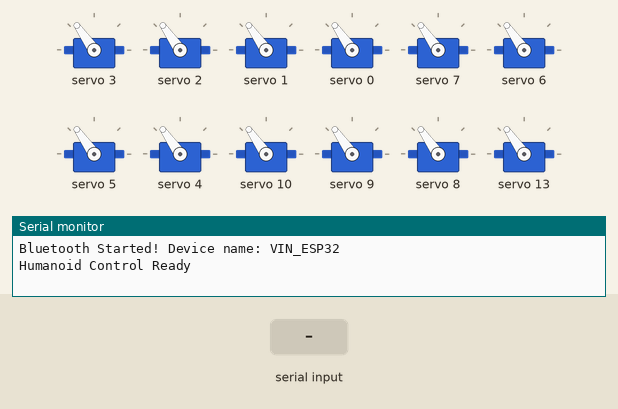
This sketch was run on a simulated ESP32. On the bench: 12 × servo, the last lines printed to the serial monitor. The test bench sets the inputs (shaded band). Nothing arrives over Bluetooth unless stated.

Above: at 1.3 s.
1.4 s: "go\n" received over the second serial link
At 2.0 s:
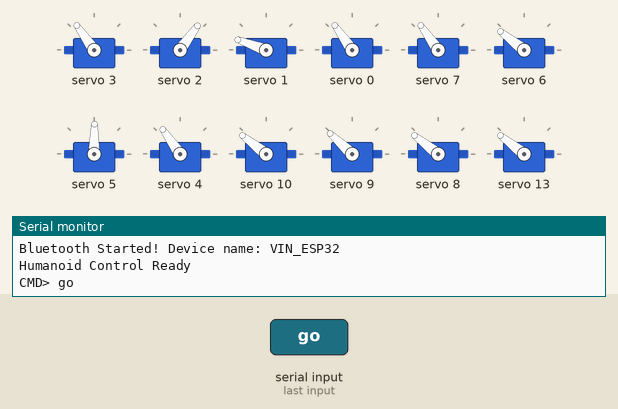
4.4 s: "up\n" received over the second serial link
At 5.2 s:
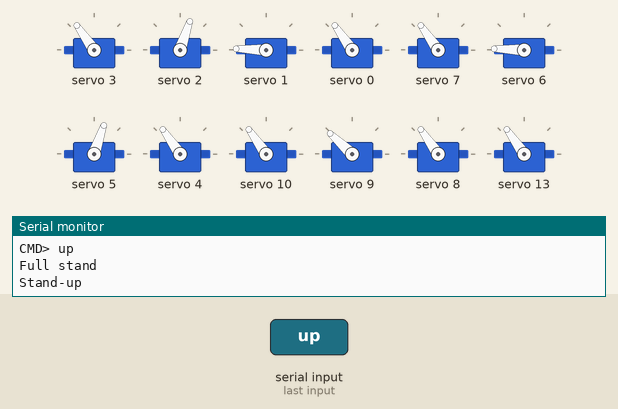
5.9 s: "down\n" received over the second serial link
At 6.4 s:
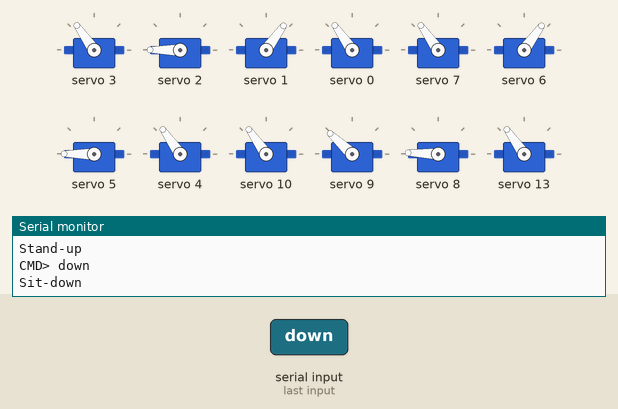
7.4 s: "left\n" received over the second serial link
At 8.2 s:
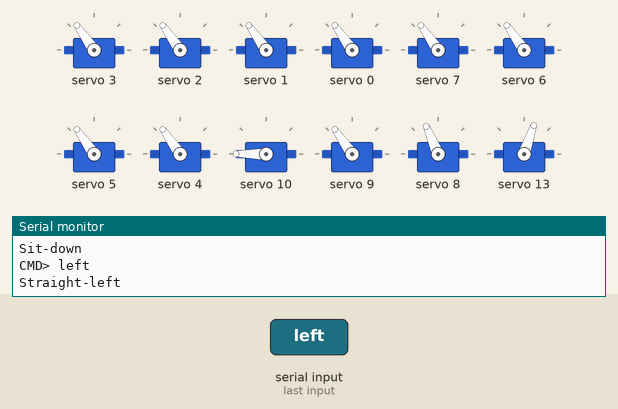
8.9 s: "right\n" received over the second serial link
At 9.3 s:
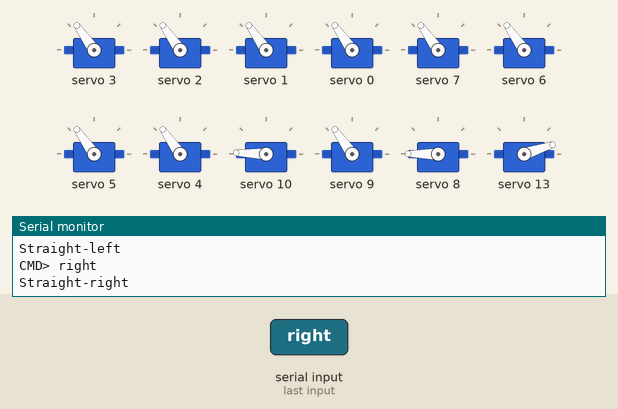
10.4 s: "guard\n" received over the second serial link
At 11.6 s:
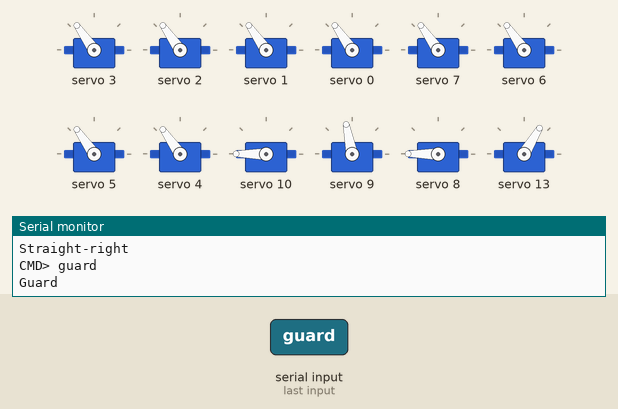
Timing chart, 0 to 12.9 s (numbered marks = the images above; inputs shaded):
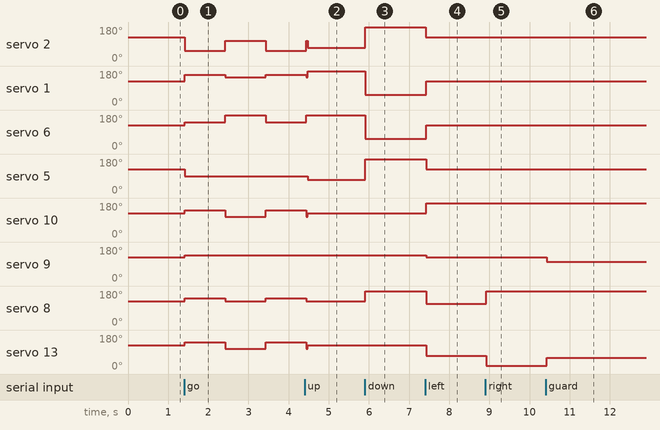

Measured:
- after the input at 1.4 s, servo 2: 125° → 54° at once, → 107° 1.0 s later, → 54° 1.0 s later; servo 1: 125° → 160° at once, → 148° 1.0 s later, → 160° 1.0 s later; servo 6: 125° → 142° at once, → 180° 1.0 s later, → 142° 1.0 s later; servo 5: 125° → 89° at once; servo 10, servo 13: 125° → 142° at once, → 107° 1.0 s later, → 142° 1.0 s later
- after the input at 4.4 s, servo 5: 89° → 71° after 0.07 s
- after the input at 5.9 s, servo 2, servo 5: 71° → 180° at once; servo 1, servo 6: 178° → 54° at once; servo 8: 125° → 178° at once
- after the input at 7.4 s, servo 2, servo 5: 180° → 125° at once; servo 1, servo 6: 54° → 125° at once; servo 10: 125° → 180° at once; servo 9: 137° → 125° at once; servo 8: 178° → 113° at once
- after the input at 8.9 s, servo 10: 180° → 178° at once; servo 8: 113° → 180° at once; servo 13: 71° → 18° at once
- after the input at 10.4 s, servo 10: 178° → 180° at once; servo 9: 125° → 101° at once; servo 13: 18° → 59° at once

The sketch:

HV2_Speech_recognition.ino
```cpp
#include <Wire.h>
#include <Adafruit_PWMServoDriver.h>
#include <BluetoothSerial.h> // 블루투스 연결

BluetoothSerial SerialBT;

// ESP32 I2C 핀 정의
#define SDA_PIN    21
#define SCL_PIN    22

// PCA9685 16채널 서보 드라이버
Adafruit_PWMServoDriver pwm = Adafruit_PWMServoDriver();
#define SERVOMIN   150
#define SERVOMAX   600
#define SERVO_FREQ 50

/* ------------- LOWER ------------- */

// [] 그룹에 묶어서 제어하는 다리 수
// 즉 A에서는 Left Leg 한 개, B에서는 Right Leg 한 개 --> LEG_SIZE = 1
const uint8_t LOWER_SIZE = 1;

// A: Left Leg (골반, 힙, 무릎, 발목)
const uint8_t PELVIS_A[LOWER_SIZE] = {3};
const uint8_t HIP_A[LOWER_SIZE] = {2};
const uint8_t KNEE_A[LOWER_SIZE] = {1};
const uint8_t ANKLE_A[LOWER_SIZE] = {0};

// B: Right Leg (골반, 힙, 무릎, 발목)
const uint8_t PELVIS_B[LOWER_SIZE] = {7};
const uint8_t HIP_B[LOWER_SIZE] = {6};
const uint8_t KNEE_B[LOWER_SIZE] = {5};
const uint8_t ANKLE_B[LOWER_SIZE] = {4};

/* ------------- UPPER ------------- */

// [] 그룹에 묶어서 제어하는 팔 or 허리 수
const uint8_t UPPER_SIZE = 1;

// C: Left Arm (가슴, 어깨, 팔꿈치)
const uint8_t CHEST_C[UPPER_SIZE] = {10};
const uint8_t SHOULDER_C[UPPER_SIZE] = {9};
const uint8_t ELBOW_C[UPPER_SIZE] = {8};

// D: Right Arm (가슴, 어깨, 팔꿈치)
const uint8_t CHEST_D[UPPER_SIZE] = {13};
const uint8_t SHOULDER_D[UPPER_SIZE] = {12};
const uint8_t ELBOW_D[UPPER_SIZE] = {11};

// E: WAIST (허리)
const uint8_t WAIST_E[UPPER_SIZE] = {14};

// PWM 서보 각도 설정
void setAngle(uint8_t ch, float angle) {
  angle = constrain(angle, 0, 180);
  uint16_t pulse = map((int)angle, 0, 180, SERVOMIN, SERVOMAX);
  pwm.setPWM(ch, 0, pulse);
}

// ============= LOWER =============
void setGroupA(float pelvis, float hip, float knee, float ankle) {    // L
  setAngle(PELVIS_A[0], pelvis);
  setAngle(HIP_A[0], hip);
  setAngle(KNEE_A[0], knee);
  setAngle(ANKLE_A[0], ankle);
}
void setGroupB(float pelvis, float hip, float knee, float ankle) {    // R
  setAngle(PELVIS_B[0], pelvis);
  setAngle(HIP_B[0], hip);
  setAngle(KNEE_B[0], knee);
  setAngle(ANKLE_B[0], ankle);
}

// ============= UPPER =============
void setGroupC(float chest, float shoulder, float elbow) {    // L
  setAngle(CHEST_C[0], chest);
  setAngle(SHOULDER_C[0], shoulder);
  setAngle(ELBOW_C[0], elbow);
}
void setGroupD(float chest, float shoulder, float elbow) {    // R
  setAngle(CHEST_D[0], chest);
  setAngle(SHOULDER_D[0], shoulder);
  setAngle(ELBOW_D[0], elbow);
}
void setGroupE(float waist) {   // Core
  setAngle(WAIST_E[0], waist);
}

void setup() {
  Serial.begin(115200);
  SerialBT.begin("VIN_ESP32");
  Serial.println("Bluetooth Started! Device name: VIN_ESP32");
  delay(100);

  Wire.begin(SDA_PIN, SCL_PIN);
  pwm.begin();
  pwm.setPWMFreq(SERVO_FREQ);
  delay(10);

  Serial.println("Humanoid Control Ready");

  // 초기 포즈: 다리 & 팔 모두 중립(90°)
  setGroupA(90, 90, 90, 90);
  setGroupB(90, 90, 90, 90);
  setGroupC(90, 90, 90);
  setGroupD(90, 90, 90);
  setGroupE(90);
}

void stop() { // 멈추기
  setGroupA(90, 90, 90, 90);
  setGroupB(90, 90, 90, 90);
  setGroupC(90, 100, 90);
  setGroupD(90, 80, 90);
  setGroupE(90);
  Serial.println("Stop");
}

void go() { // 전진
  setGroupA(90, 30, 120, 90);
  setGroupB(90, 105, 60, 90);       // R
  setGroupC(105, 100, 105);         // L_ARM
  setGroupD(105, 80, 90);
  setGroupE(95);
  delay(1000);
  setGroupA(90, 75, 110, 90);      // L Knee 앞으로
  setGroupB(90, 150, 60, 90);      // --> Hip & Knee 조금 더 뒤로 셋백
  setGroupC(75, 100, 90);
  setGroupD(75, 80, 75);          // R_ARM
  setGroupE(85);
  delay(1000);
  setGroupA(90, 30, 120, 90);
  setGroupB(90, 105, 60, 90);       // R
  setGroupC(105, 100, 105);         // L_ARM
  setGroupD(105, 80, 90);
  setGroupE(95);
  delay(1000);
  setGroupA(90, 75, 110, 90);      // L Knee 앞으로
  setGroupB(90, 150, 60, 90);      // --> Hip & Knee 조금 더 뒤로 셋백
  setGroupC(75, 100, 90);
  setGroupD(75, 80, 75);          // R_ARM
  setGroupE(85);
  Serial.println("Go-ahead"); // 앞으로 가기
}

void standup() { // 일어나기
  setGroupA(90, 45, 135, 90);     // Left Leg
  setGroupB(90, 135, 45, 90);     // Right Leg
  setGroupC(90, 100, 90);
  setGroupD(90, 80, 90);
  setGroupE(90);
  Serial.println("Full stand"); // 완전히 일어나기
  Serial.println("Stand-up");
}

void sitdown() { // 앉기
  setGroupA(90, 150, 30, 90);
  setGroupB(90, 30, 150, 90);
  setGroupC(90, 100, 135);  // L
  setGroupD(90, 80, 45);   // R
  setGroupE(90);
  Serial.println("Sit-down"); //  완전히 앉기 & 팔 굽히기
}

void left() { // 왼손 스트레이트
  setGroupA(90, 90, 90, 90);
  setGroupB(90, 90, 90, 90);
  setGroupC(180, 90, 80);  // L
  setGroupD(45, 90, 5);   // R --> 가드
  setGroupE(115);
  Serial.println("Straight-left");
}

void right() { // 오른손 스트레이트
  setGroupA(90, 90, 90, 90);
  setGroupB(90, 90, 90, 90);
  setGroupC(135, 90, 175);  // L --> 가드
  setGroupD(0, 90, 100);    // R
  setGroupE(65);   //
  Serial.println("Straight-right");
}

void guard() { // 가드
  setGroupA(90, 90, 90, 90);
  setGroupB(90, 90, 90, 90);
  setGroupC(145, 70, 175);  // L
  setGroupD(35, 110, 5);   // R
  setGroupE(90);   //
  Serial.println("Guard");
}

void xaxis() { // 팔 X축과 평행하게 펴기
  setGroupA(90, 90, 90, 90);
  setGroupB(90, 90, 90, 90);
  setGroupC(180, 90, 80);  // L
  setGroupD(0, 90, 100);   // R
  setGroupE(90);   //
  Serial.println("X-axis");
}

void yaxis() { // 팔 Y축과 평행하게 펴기
  setGroupA(90, 90, 90, 90);
  setGroupB(90, 90, 90, 90);
  setGroupC(90, 180, 90);  // L
  setGroupD(90, 0, 90);    // R
  setGroupE(90);   //
  Serial.println("Y-axis");
}

void loop() {
  if (SerialBT.available()) {
    String cmd = SerialBT.readStringUntil('\n');
    cmd.trim();
    Serial.print("CMD> "); Serial.println(cmd);

    if (cmd.equalsIgnoreCase("stop") || cmd.equals("멈춰")) {
      stop();
    }
    else if (cmd.equalsIgnoreCase("go") || cmd.equals("앞으로가") || cmd.equals("전진")) {
      go();
    }
    else if (cmd.equalsIgnoreCase("up") || cmd.equalsIgnoreCase("일어나")) {
      standup();
    }
    else if (cmd.equalsIgnoreCase("down") || cmd.equals("앉아") || cmd.equals("아래")) {
      sitdown();
    }
    else if (cmd.equalsIgnoreCase("left") || cmd.equals("왼손") || cmd.equals("투")) {
      left();
    }
    else if (cmd.equalsIgnoreCase("right") || cmd.equals("오른손") || cmd.equals("원")) {
      right();
    }
    else if (cmd.equalsIgnoreCase("guard") || cmd.equals("가드") || cmd.equals("방어")) {
      guard();
    }
    else if (cmd.equalsIgnoreCase("X축") || cmd.equals("앞으로")) {
      xaxis();
    }
    else if (cmd.equalsIgnoreCase("Y축") || cmd.equals("만세")) {
      yaxis();
    }
    else {
      Serial.println("Unknown command");
    }
  }
  delay(20);
}
```
